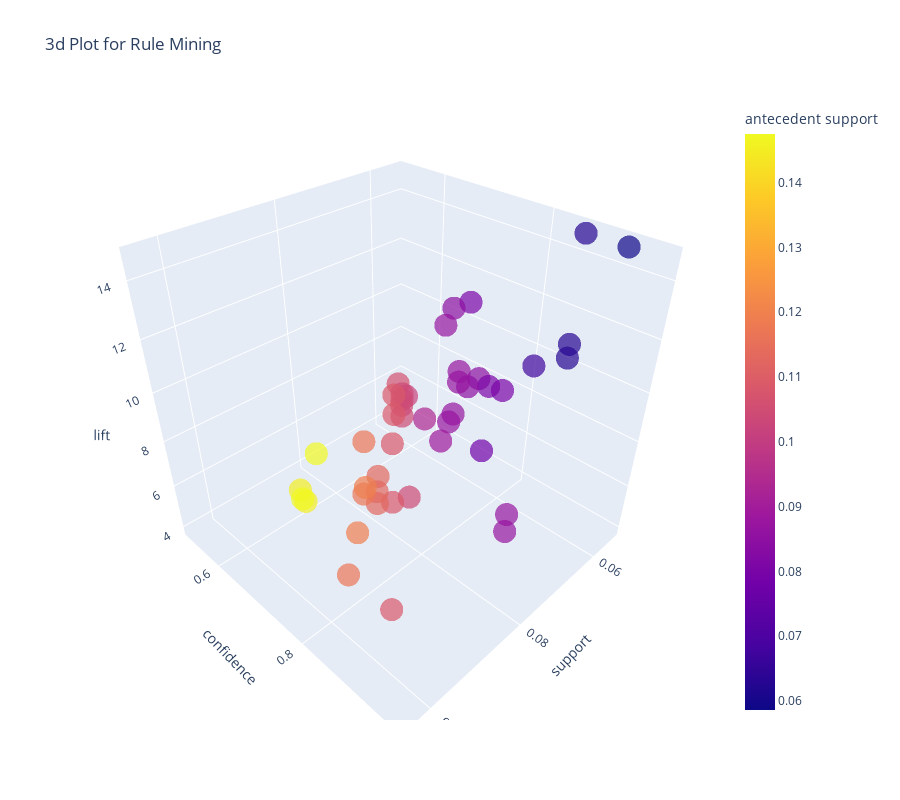

Notebook code cell kept with this figure:
### Code cell
plot_model(model2, plot = '3d')

### Figure 1 — Plotly figure (JSON) as saved in the notebook; plotly's stock layout.template omitted (floating-point values rounded to 4 significant figures)
{"data": [{"customdata": [["SET/6 RED SPOTTY PAPER PLATES", "SET/6 RED SPOTTY PAPER CUPS"], ["SET/20 RED RETROSPOT PAPER NAPKINS ", "SET/6 RED SPOTTY PAPER PLATES"], ["SET/6 RED SPOTTY PAPER PLATES", "SET/6 RED SPOTTY PAPER CUPS"], ["CHILDRENS CUTLERY SPACEBOY ", "CHILDRENS CUTLERY DOLLY GIRL "], ["SET/6 RED SPOTTY PAPER CUPS", "SET/6 RED SPOTTY PAPER PLATES"], ["CHILDRENS CUTLERY DOLLY GIRL ", "CHILDRENS CUTLERY SPACEBOY "], ["ALARM CLOCK BAKELIKE GREEN", "ALARM CLOCK BAKELIKE RED "], ["ALARM CLOCK BAKELIKE RED ", "ALARM CLOCK BAKELIKE GREEN"], ["ALARM CLOCK BAKELIKE RED ", "ALARM CLOCK BAKELIKE GREEN"], ["SET/6 RED SPOTTY PAPER PLATES", "SET/20 RED RETROSPOT PAPER NAPKINS "], ["ALARM CLOCK BAKELIKE GREEN", "ALARM CLOCK BAKELIKE PINK"], ["SET/6 RED SPOTTY PAPER PLATES", "SET/20 RED RETROSPOT PAPER NAPKINS "], ["ALARM CLOCK BAKELIKE GREEN", "ALARM CLOCK BAKELIKE RED "], ["ALARM CLOCK BAKELIKE RED ", "ALARM CLOCK BAKELIKE PINK"], ["SET/6 RED SPOTTY PAPER PLATES", "SET/20 RED RETROSPOT PAPER NAPKINS "], ["SET/20 RED RETROSPOT PAPER NAPKINS ", "SET/6 RED SPOTTY PAPER CUPS"], ["SET/20 RED RETROSPOT PAPER NAPKINS ", "SET/6 RED SPOTTY PAPER PLATES"], ["PLASTERS IN TIN SPACEBOY", "PLASTERS IN TIN WOODLAND ANIMALS"], ["SET/20 RED RETROSPOT PAPER NAPKINS ", "SET/6 RED SPOTTY PAPER PLATES"], ["PLASTERS IN TIN SPACEBOY", "PLASTERS IN TIN WOODLAND ANIMALS"], ["ALARM CLOCK BAKELIKE GREEN", "ALARM CLOCK BAKELIKE PINK"], ["SET/6 RED SPOTTY PAPER CUPS", "SET/20 RED RETROSPOT PAPER NAPKINS "], ["ALARM CLOCK BAKELIKE PINK", "ALARM CLOCK BAKELIKE GREEN"], ["ALARM CLOCK BAKELIKE PINK", "ALARM CLOCK BAKELIKE RED "], ["SET/6 RED SPOTTY PAPER CUPS", "SET/6 RED SPOTTY PAPER PLATES"], ["DOLLY GIRL LUNCH BOX", "SPACEBOY LUNCH BOX "], ["ALARM CLOCK BAKELIKE RED ", "ALARM CLOCK BAKELIKE GREEN"], ["PLASTERS IN TIN WOODLAND ANIMALS", "PLASTERS IN TIN SPACEBOY"], ["PLASTERS IN TIN WOODLAND ANIMALS", "PLASTERS IN TIN CIRCUS PARADE "], ["PLASTERS IN TIN SPACEBOY", "PLASTERS IN TIN CIRCUS PARADE "], ["ALARM CLOCK BAKELIKE GREEN", "ALARM CLOCK BAKELIKE RED "], ["ALARM CLOCK BAKELIKE PINK", "ALARM CLOCK BAKELIKE GREEN"], ["PLASTERS IN TIN WOODLAND ANIMALS", "PLASTERS IN TIN SPACEBOY"], ["PLASTERS IN TIN WOODLAND ANIMALS", "PLASTERS IN TIN CIRCUS PARADE "], ["PLASTERS IN TIN CIRCUS PARADE ", "PLASTERS IN TIN WOODLAND ANIMALS"], ["ROUND SNACK BOXES SET OF 4 FRUITS ", "ROUND SNACK BOXES SET OF4 WOODLAND "], ["SPACEBOY LUNCH BOX ", "DOLLY GIRL LUNCH BOX"], ["LUNCH BAG WOODLAND", "LUNCH BAG SPACEBOY DESIGN "], ["LUNCH BAG SPACEBOY DESIGN ", "LUNCH BAG RED RETROSPOT"], ["LUNCH BAG SPACEBOY DESIGN ", "LUNCH BAG WOODLAND"], ["LUNCH BAG SPACEBOY DESIGN ", "LUNCH BAG APPLE DESIGN"], ["PLASTERS IN TIN CIRCUS PARADE ", "PLASTERS IN TIN SPACEBOY"], ["STRAWBERRY LUNCH BOX WITH CUTLERY", "LUNCH BOX WITH CUTLERY RETROSPOT "], ["LUNCH BAG APPLE DESIGN", "LUNCH BAG SPACEBOY DESIGN "], ["LUNCH BAG APPLE DESIGN", "LUNCH BAG RED RETROSPOT"]], "hovertemplate": "support=%{x}<br>confidence=%{y}<br>lift=%{z}<br>antecedents=%{customdata[0]}<br>consequents=%{customdata[1]}<br>antecedent support=%{marker.color}<extra></extra>", "legendgroup": "", "marker": {"color": [0.0868, 0.0868, 0.1085, 0.0586, 0.1171, 0.0629, 0.0629, 0.0629, 0.0803, 0.1041, 0.0672, 0.1085, 0.0846, 0.0803, 0.1085, 0.1128, 0.1128, 0.0781, 0.1128, 0.1193, 0.0846, 0.1171, 0.0868, 0.0868, 0.1171, 0.0868, 0.0803, 0.0868, 0.0889, 0.1193, 0.0846, 0.0868, 0.1453, 0.1453, 0.1475, 0.0933, 0.1063, 0.102, 0.1041, 0.1041, 0.1041, 0.1475, 0.1041, 0.1085, 0.1085], "coloraxis": "coloraxis", "opacity": 0.7, "symbol": "circle"}, "mode": "markers", "name": "", "scene": "scene", "showlegend": false, "type": "scatter3d", "x": [0.0846, 0.0846, 0.1041, 0.0542, 0.1041, 0.0542, 0.0542, 0.0542, 0.0672, 0.0846, 0.0542, 0.0868, 0.0672, 0.0629, 0.0846, 0.0868, 0.0868, 0.0586, 0.0846, 0.0889, 0.0629, 0.0868, 0.0629, 0.0629, 0.0846, 0.0607, 0.0542, 0.0586, 0.0586, 0.0781, 0.0542, 0.0542, 0.0889, 0.0868, 0.0868, 0.0542, 0.0607, 0.0564, 0.0564, 0.0564, 0.0564, 0.0781, 0.0542, 0.0564, 0.0564], "y": [0.975, 0.975, 0.96, 0.9259, 0.8889, 0.8621, 0.8621, 0.8621, 0.8378, 0.8125, 0.8065, 0.8, 0.7949, 0.7838, 0.78, 0.7692, 0.7692, 0.75, 0.75, 0.7455, 0.7436, 0.7407, 0.725, 0.725, 0.7222, 0.7, 0.6757, 0.675, 0.6585, 0.6545, 0.641, 0.625, 0.6119, 0.597, 0.5882, 0.5814, 0.5714, 0.5532, 0.5417, 0.5417, 0.5417, 0.5294, 0.5208, 0.52, 0.52], "z": [8.324, 8.989, 8.196, 14.72, 8.196, 14.72, 10.74, 10.19, 9.904, 7.203, 9.294, 7.092, 9.904, 9.033, 8.989, 6.567, 7.092, 5.16, 7.203, 5.129, 8.57, 6.567, 8.57, 9.033, 8.324, 6.586, 10.74, 5.658, 4.465, 4.437, 10.19, 9.294, 5.129, 4.047, 4.047, 4.188, 6.586, 5.313, 4.094, 5.313, 4.994, 4.437, 4.212, 4.994, 3.93]}], "layout": {"coloraxis": {"colorbar": {"title": {"text": "antecedent support"}}, "colorscale": [[0, "#0d0887"], [0.1111, "#46039f"], [0.2222, "#7201a8"], [0.3333, "#9c179e"], [0.4444, "#bd3786"], [0.5556, "#d8576b"], [0.6667, "#ed7953"], [0.7778, "#fb9f3a"], [0.8889, "#fdca26"], [1, "#f0f921"]]}, "height": 800, "legend": {"tracegroupgap": 0}, "scene": {"domain": {"x": [0, 1], "y": [0, 1]}, "xaxis": {"title": {"text": "support"}}, "yaxis": {"title": {"text": "confidence"}}, "zaxis": {"title": {"text": "lift"}}}, "title": {"text": "3d Plot for Rule Mining"}, "width": 900}}
